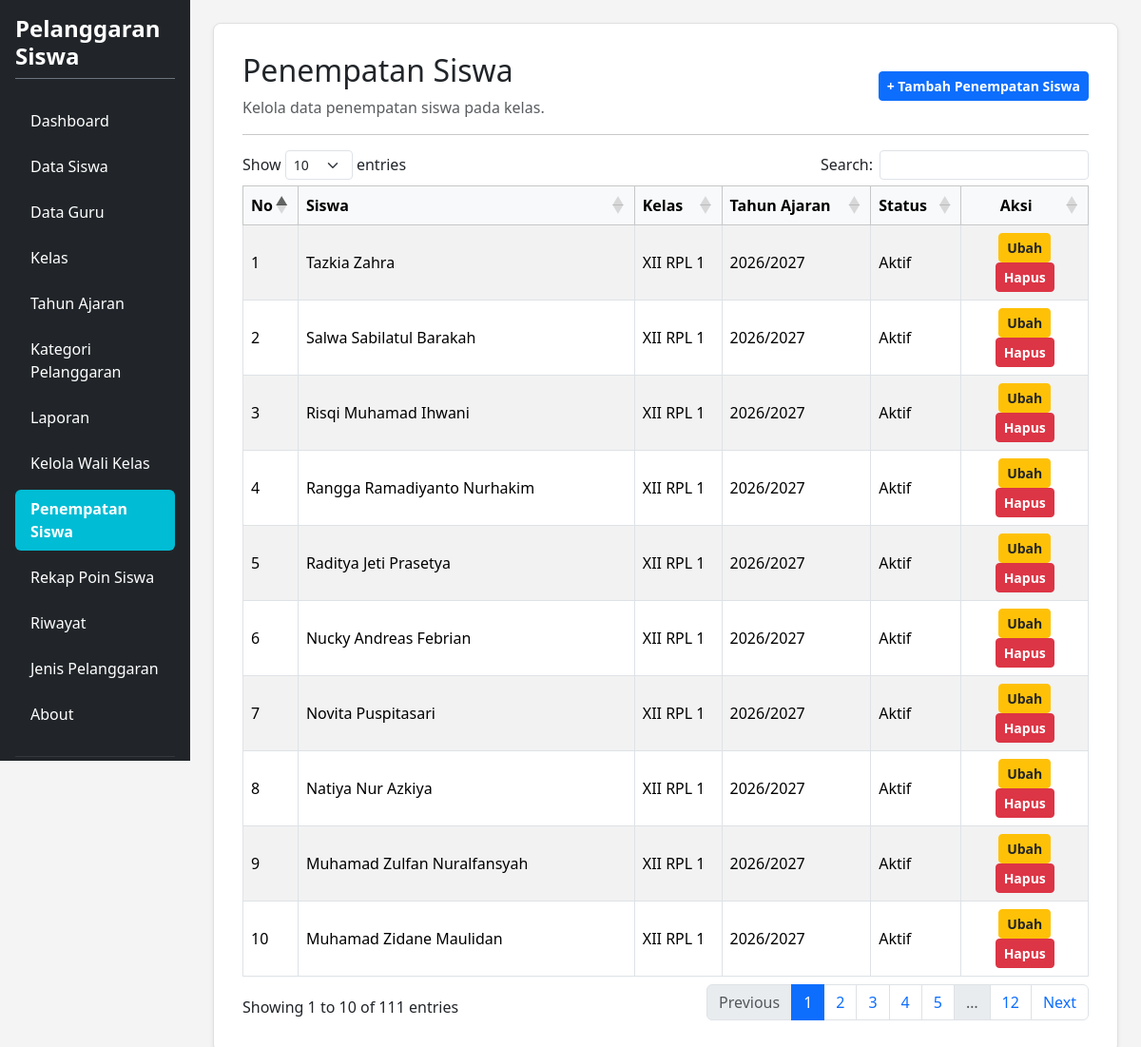
Screenshot of /penempatan_siswa.php (signed in) with the database file from the repository.
### tables this page shows
CREATE TABLE `t_kelas_siswa` (
  `id` int(11) NOT NULL,
  `siswa_id` int(11) NOT NULL,
  `tahun_ajaran_id` int(11) NOT NULL,
  `kelas_id` int(11) NOT NULL,
  `tanggal_mulai` date NOT NULL,
  `tanggal_selesai` date NOT NULL,
  `status_aktif` tinyint(1) NOT NULL,
  `created_at` timestamp NOT NULL DEFAULT current_timestamp(),
  `updated_at` timestamp NOT NULL DEFAULT current_timestamp()
);

CREATE TABLE `t_siswa` (
  `id` int(11) NOT NULL,
  `nis` varchar(30) NOT NULL,
  `nama` varchar(150) NOT NULL,
  `kelas_id` int(11) DEFAULT NULL,
  `jenis_kelamin` char(1) NOT NULL,
  `tanggal_lahir` date NOT NULL,
  `alamat` text NOT NULL,
  `status_aktif` tinyint(1) NOT NULL,
  `created_at` timestamp NOT NULL DEFAULT current_timestamp(),
  `updated_at` timestamp NOT NULL DEFAULT current_timestamp()
);

CREATE TABLE `t_kelas` (
  `id` int(11) NOT NULL,
  `nama` varchar(100) NOT NULL,
  `tingkat` varchar(20) NOT NULL,
  `jurusan` varchar(100) NOT NULL,
  `status_aktif` tinyint(1) NOT NULL,
  `created_at` timestamp NULL DEFAULT current_timestamp(),
  `updated_at` timestamp NULL DEFAULT current_timestamp()
);

CREATE TABLE `t_tahun_ajaran` (
  `id` int(11) NOT NULL,
  `nama` varchar(20) NOT NULL,
  `tanggal_mulai` date NOT NULL,
  `tanggal_selesai` date NOT NULL,
  `status_aktif` tinyint(1) NOT NULL,
  `created_at` timestamp NULL DEFAULT current_timestamp(),
  `updated_at` timestamp NULL DEFAULT current_timestamp()
);

### penempatan_siswa.php (the view, shortened to what this page needs)
<?php
require_once 'config.php';
$title = 'Penempatan Siswa';
$db_pdo = $pdo ?? ($conn instanceof PDO ? $conn : null);
?>
<!DOCTYPE html>
<html lang="id">
<head>
    <link href="https://cdn.jsdelivr.net/npm/bootstrap@5.3.8/dist/css/bootstrap.min.css" rel="stylesheet">
    <link href="https://cdn.datatables.net/1.13.8/css/dataTables.bootstrap5.min.css" rel="stylesheet">
</head>
<body>
<div class="container-fluid d-flex p-0" style="min-height: 100vh;">
    <div class="row flex-grow-1 g-0 w-100">
        <?php include "layout/sidebar.php"; ?>
        <main class="col-md-9 col-lg-10 p-4">
            <div class="content-card shadow-sm">
                <div class="d-flex justify-content-between align-items-center mb-3">
                    <div>
                        <h2><?= htmlspecialchars($title) ?></h2>
                        <p class="text-muted mb-0">Kelola data penempatan siswa pada kelas.</p>
                    </div>
                    <a href="tambah_penempatan_siswa.php" class="btn btn-primary btn-sm fw-semibold">+ Tambah Penempatan Siswa</a>
                </div>
                <hr>
                <div class="table-responsive">
                    <table id="tablePenempatanSiswa" class="table table-bordered table-striped align-middle w-100">
                        <thead class="table-light">
                            <tr>
                                <th width="5%">No</th>
                                <th>Siswa</th>
                                <th>Kelas</th>
                                <th>Tahun Ajaran</th>
                                <th>Status</th>
                                <th width="15%" class="text-center">Aksi</th>
                            </tr>
                        </thead>
                        <tbody>
                            <?php
                            if ($db_pdo) {
                                try {
                                    $sql = "SELECT ks.id, s.nama, k.nama AS kelas, ta.nama AS tahun, ks.status_aktif
                                            FROM t_kelas_siswa ks
                                            JOIN t_siswa s ON s.id = ks.siswa_id
                                            JOIN t_kelas k ON k.id = ks.kelas_id
                                            JOIN t_tahun_ajaran ta ON ta.id = ks.tahun_ajaran_id
                                            ORDER BY ks.id DESC";
                                    $rows = $db_pdo->query($sql)->fetchAll(PDO::FETCH_ASSOC);
                                    if (count($rows) > 0) {
                                        foreach ($rows as $i => $r) {
                                            ?>
                                            <tr>
                                                <td><?= $i + 1 ?></td>
                                                <td><?= htmlspecialchars($r['nama']) ?></td>
                                                <td><?= htmlspecialchars($r['kelas']) ?></td>
                                                <td><?= htmlspecialchars($r['tahun']) ?></td>
                                                <td><?= $r['status_aktif'] ? 'Aktif' : 'Tidak Aktif' ?></td>
                                                <td class="text-center">
                                                    <a href="edit_penempatan_siswa.php?id=<?= $r['id'] ?>" class="btn btn-warning btn-sm text-dark px-2 fw-semibold">Ubah</a>
                                                    <a href="hapus_penempatan_siswa.php?id=<?= $r['id'] ?>" class="btn btn-danger btn-sm text-white px-2 fw-semibold" onclick="return confirm('Yakin ingin menghapus data ini?')">Hapus</a>
                                                </td>
                                            </tr>
                                            <?php
                                        }
                                    } else {
                                        echo '<tr><td colspan="6" class="text-center text-muted py-4">Belum ada data penempatan siswa.</td></tr>';
                                    }
                                } catch (Exception $e) {
                                    echo '<tr><td colspan="6" class="text-center text-danger py-4">Error memuat data: ' . htmlspecialchars($e->getMessage()) . '</td></tr>';
                                }
                            } else {
                                echo '<tr><td colspan="6" class="text-center text-danger py-4">Koneksi database belum terhubung dengan benar.</td></tr>';
                            }
                            ?>
                        </tbody>
                    </table>
                </div>
            </div>
        </main>
    </div>
</div>
</body>
</html>

### penempatan_siswa.php (style rules this page uses)
body { background-color: #f4f4f4; overflow-x: hidden; margin: 0; }
.content-card { background-color: #ffffff; border: 1px solid #e0e0e0; border-radius: 8px; padding: 30px; box-shadow: 0 2px 5px rgba(0,0,0,0.05); }

### rows the page displays
t_kelas_siswa: siswa.nama "Tazkia Zahra", kelas.nama "XII RPL 1", tahun_ajaran.nama "2026/2027", status_aktif "Aktif"
t_kelas_siswa: siswa.nama "Salwa Sabilatul Barakah", kelas.nama "XII RPL 1", tahun_ajaran.nama "2026/2027", status_aktif "Aktif"
t_kelas_siswa: siswa.nama "Risqi Muhamad Ihwani", kelas.nama "XII RPL 1", tahun_ajaran.nama "2026/2027", status_aktif "Aktif"
t_kelas_siswa: siswa.nama "Rangga Ramadiyanto Nurhakim", kelas.nama "XII RPL 1", tahun_ajaran.nama "2026/2027", status_aktif "Aktif"
t_kelas_siswa: siswa.nama "Raditya Jeti Prasetya", kelas.nama "XII RPL 1", tahun_ajaran.nama "2026/2027", status_aktif "Aktif"
t_kelas_siswa: siswa.nama "Nucky Andreas Febrian", kelas.nama "XII RPL 1", tahun_ajaran.nama "2026/2027", status_aktif "Aktif"
t_kelas_siswa: siswa.nama "Novita Puspitasari", kelas.nama "XII RPL 1", tahun_ajaran.nama "2026/2027", status_aktif "Aktif"
t_kelas_siswa: siswa.nama "Natiya Nur Azkiya", kelas.nama "XII RPL 1", tahun_ajaran.nama "2026/2027", status_aktif "Aktif"
t_kelas_siswa: siswa.nama "Muhamad Zulfan Nuralfansyah", kelas.nama "XII RPL 1", tahun_ajaran.nama "2026/2027", status_aktif "Aktif"
t_kelas_siswa: siswa.nama "Muhamad Zidane Maulidan", kelas.nama "XII RPL 1", tahun_ajaran.nama "2026/2027", status_aktif "Aktif"

### other values shown
$title "Penempatan Siswa"
